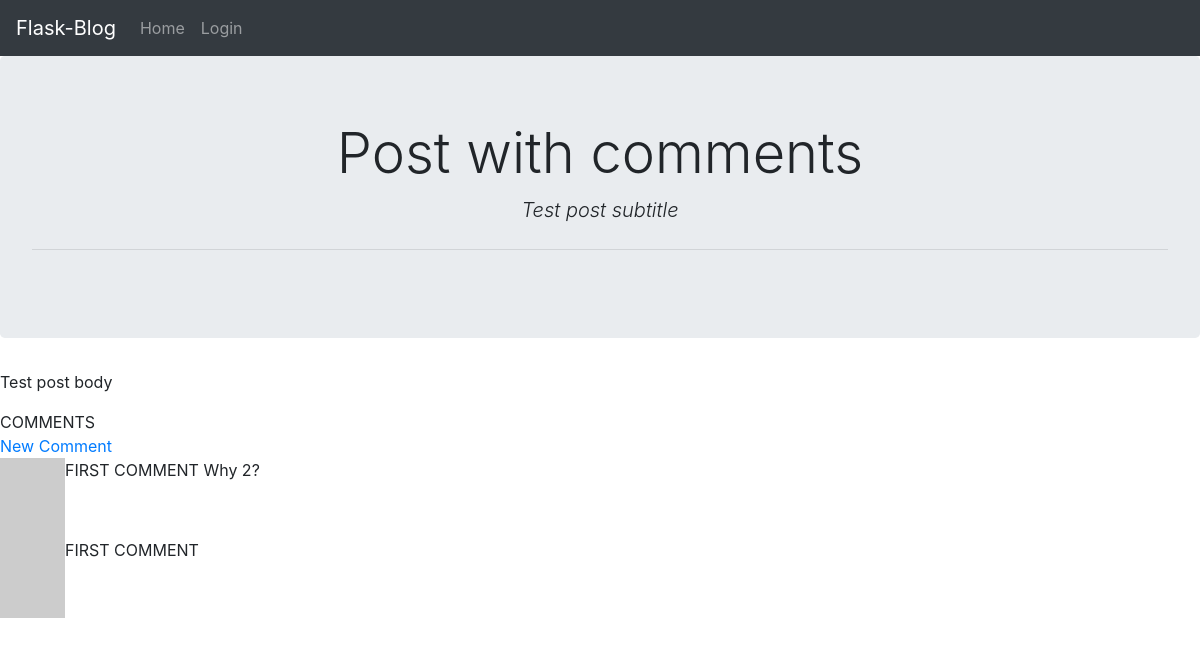
/post/1, run on the app's committed database.
### app/models.py (models this page shows, shortened)
class Post(db.Model):  # Table to hold the blog posts written by users
    id = db.Column(db.Integer, primary_key=True)
    title = db.Column(db.String(140))
    subtitle = db.Column(db.String(140))
    body = db.Column(db.String(1500))
    timestamp = db.Column(db.DateTime, index=True, default=datetime.utcnow)
    user_id = db.Column(db.Integer, db.ForeignKey('user.id'))

class Comment(db.Model): # Table to hold comments on posts
    id = db.Column(db.Integer, primary_key=True)
    body = db.Column(db.String(280))    # Set to be the length of a tweet
    post_id = db.Column(db.Integer, db.ForeignKey('post.id'))
    timestamp = db.Column(db.DateTime, index=True, default=datetime.utcnow)
    user_id = db.Column(db.Integer, db.ForeignKey('user.id'))

### app/routes.py (the view)
@app.route('/post/<post_id>')
def post(post_id):
    post = Post.query.filter_by(id=post_id).first_or_404()
    comments = Comment.query.filter_by(post_id=post_id).order_by(Comment.timestamp.desc()).limit(15).all()
    return render_template('view_post.html', post=post, comments=comments)

### app/models.py (called while the page is built)
    def avatar(self, size):
        digest = md5(self.email.lower().encode('utf-8')).hexdigest()
        return 'https://www.gravatar.com/avatar/{}?d=identicon&s={}'.format(digest, size)

### app/routes.py (called while the page is built)
@app.before_request  # Function is executed before the view function
def before_request():
    if current_user.is_authenticated:
        current_user.last_seen = datetime.utcnow()  # update the last_seen variable
        db.session.commit()

### app/templates/view_post.html (shortened to what this page needs)
{% extends "base.html" %}
{% block content %}
<div class="jumbotron text-center">
    <h1 class="display-4">{{ post.title }}</h1>
    <p class="lead"><i>{{ post.subtitle }}</i></p>
    <hr class="my-4">
</div>
<div>
    <p>{{ post.body }}</p>
</div>
<div>
    COMMENTS
    <div>
        <a href="{{ url_for('new_comment', post_id=post.id) }}">New Comment</a>
    </div>
    {% for comment in comments %}
    {% include "_comment.html" %}
    {% endfor %}
</div>
{% endblock %}

### app/templates/_comment.html (shortened to what this page needs)
<div class="row">
    <img src="{{ post.author.avatar(36) }}">
    <p>
        {{ comment.body }}
    </p>
    <br>
</div>

### data on the page
Post: title "Post with comments", subtitle "Test post subtitle", body "Test post body"
Comment: body "FIRST COMMENT Why 2?"
Comment: body "FIRST COMMENT"
